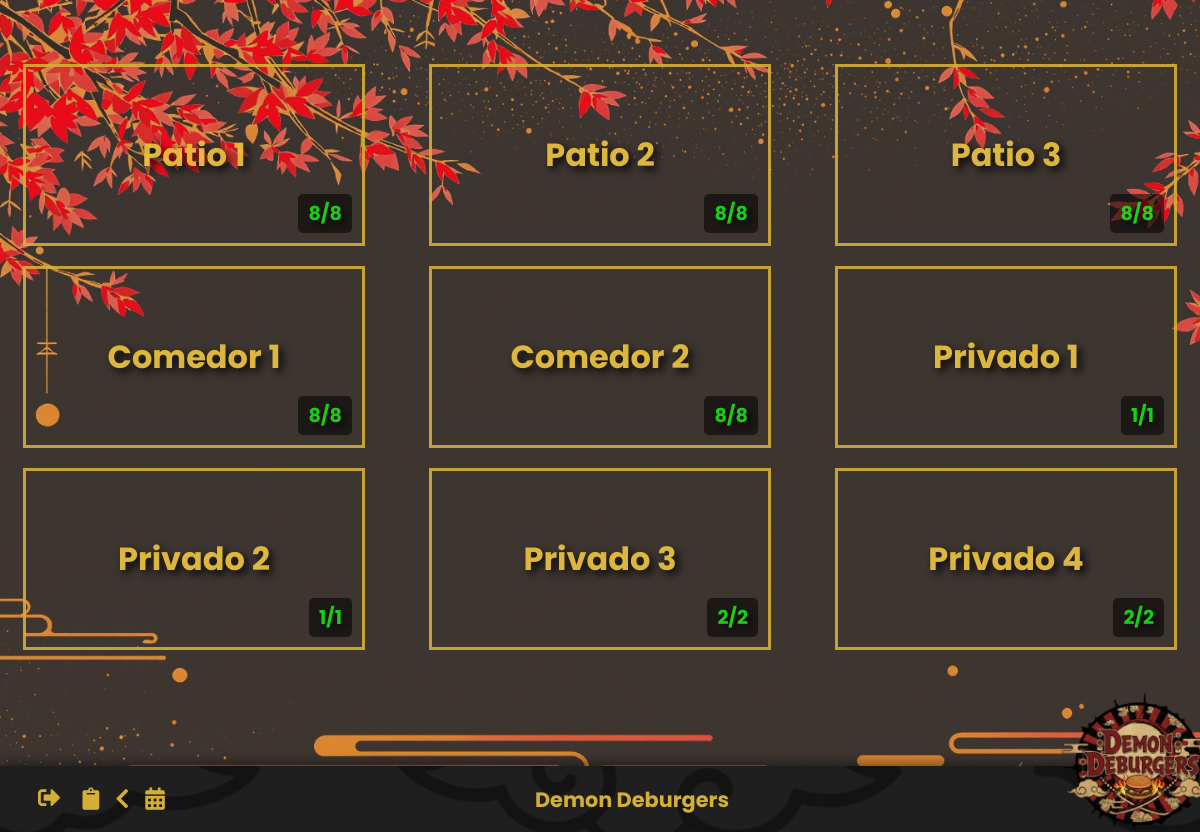
The app's page /views/restaurante.php (signed in) with its own data.
### tables this page shows
CREATE TABLE recursos (
    id_recurso INT AUTO_INCREMENT PRIMARY KEY,
    tipo ENUM('sala','mesa') NOT NULL,
    nombre VARCHAR(100) NOT NULL,
    capacidad INT,
    estado ENUM('libre','ocupado') DEFAULT 'libre',
    imagen VARCHAR(255),
    posicion_x DECIMAL(5,2) DEFAULT 50.00,
    posicion_y DECIMAL(5,2) DEFAULT 50.00
);

### proc/proc_restaurante.php (called while the page is built)
<?php
    function mesasOcupadas($idSala){
        include('../includes/conexion.php');
        $sqlTotal = "SELECT COUNT(*) as total
                FROM recursos r
                INNER JOIN recursos_jerarquia rh ON r.id_recurso = rh.id_recurso_hijo
                WHERE rh.id_recurso_padre = :idSala
                AND r.tipo = 'mesa'";
        $stmtTotal = $conn->prepare($sqlTotal);
        $stmtTotal->bindParam(':idSala', $idSala, PDO::PARAM_INT);
        $stmtTotal->execute();
        $resultTotal = $stmtTotal->fetch(PDO::FETCH_ASSOC);
        $total = $resultTotal['total'];
        $sqlLibres = "SELECT COUNT(*) as libres
                FROM recursos r
                INNER JOIN recursos_jerarquia rh ON r.id_recurso = rh.id_recurso_hijo
                WHERE rh.id_recurso_padre = :idSala
                AND r.tipo = 'mesa'
                AND r.estado = 'libre'";
        $stmtLibres = $conn->prepare($sqlLibres);
        $stmtLibres->bindParam(':idSala', $idSala, PDO::PARAM_INT);
        $stmtLibres->execute();
        $resultLibres = $stmtLibres->fetch(PDO::FETCH_ASSOC);
        $libres = $resultLibres['libres'];
        return $libres . '/' . $total;
    }
?>

### views/restaurante.php (the view, shortened to what this page needs)
<?php
    include_once('../includes/conexion.php');
    include('../proc/proc_restaurante.php');
    try {
        $stmtSalas = $conn->prepare('
            SELECT id_recurso, nombre, imagen
            FROM recursos
            WHERE tipo = "sala"
            ORDER BY id_recurso ASC
        ');
        $stmtSalas->execute();
        $salas = $stmtSalas->fetchAll(PDO::FETCH_ASSOC);
    } catch (Exception $e) {
        $salas = [];
    }
?>
    <!DOCTYPE html>
<html lang="en">
<head>
    <link rel="stylesheet" href="https://cdnjs.cloudflare.com/ajax/libs/font-awesome/5.15.4/css/all.min.css">
    <link rel="stylesheet" href="../css/styles.css">
</head>
<body class="restaurante_body">
    <div class="global">
        <?php if (count($salas) > 0): ?>
            <?php
            $chunks = array_chunk($salas, 3);
            $totalChunks = count($chunks);
            ?>
            <?php foreach ($chunks as $index => $chunk): ?>
                <div class="row<?= ($index === $totalChunks - 1) ? ' ' : '' ?>" <?= ($index === $totalChunks - 1) ? 'id="lastrow"' : '' ?>>
                    <?php foreach ($chunk as $sala): ?>
                        <a href="sala.php?sala=<?= (int)$sala['id_recurso'] ?>"
                           name="item"
                           id="sala_<?= (int)$sala['id_recurso'] ?>"
                           <?php if (!empty($sala['imagen'])): ?>
                           style="background-image: url('../img/salas/<?= htmlspecialchars($sala['imagen']) ?>');"
                           <?php endif; ?>>
                            <div class="textorows"><?= htmlspecialchars($sala['nombre']) ?></div>
                            <div class="libres"><?php echo mesasOcupadas($sala['id_recurso']); ?></div>
                        </a>
                    <?php endforeach; ?>
                </div>
            <?php endforeach; ?>
        <?php endif; ?>
    </div>
    <?php
    include_once('../includes/footer.php');
?>
</body>
</html>

### css/styles.css (style rules this page uses)
.restaurante_body { margin: 0; font-family: "Poppins", sans-serif; background-image: url("../img/fondo_escritorio.png"); background-size: cover; background-attachment: fixed; min-height: 100vh; display: flex; flex-wrap: wrap; justify-content: center; align-items: flex-start; padding-top: 2rem; overflow-y: auto; }
.global { display: flex; flex-direction: column; align-items: center; width: 100%; min-height: 35em; padding-bottom: 100px; padding-top: 2em; }
.row { display: flex; justify-content: center; gap: 4em; margin-bottom: 20px; }
.row a { display: flex; justify-content: center; align-items: center; width: 21em; height: 11em; text-decoration: none; font-weight: bold; border-color: #d4af37; border-style: solid; transition: background-color 0.3s ease; opacity: 0.9; }
.row a { background-size: contain; background-size: cover; background-repeat: no-repeat; color: #eec540; text-shadow: 4px 4px 8px #000; position: relative; }
.textorows { font-size: xx-large; opacity: 1; }
.libres { position: absolute; bottom: 10px; right: 10px; color: rgb(22, 223, 22); font-weight: bold; font-size: 1.2rem; background: rgba(0, 0, 0, 0.6); padding: 5px 10px; border-radius: 5px; }

### records on screen
recursos: nombre "Patio 1", id_recurso "8/8"
recursos: nombre "Patio 2", id_recurso "8/8"
recursos: nombre "Patio 3", id_recurso "8/8"
recursos: nombre "Comedor 1", id_recurso "8/8"
recursos: nombre "Comedor 2", id_recurso "8/8"
recursos: nombre "Privado 1", id_recurso "1/1"
recursos: nombre "Privado 2", id_recurso "1/1"
recursos: nombre "Privado 3", id_recurso "2/2"
recursos: nombre "Privado 4", id_recurso "2/2"
